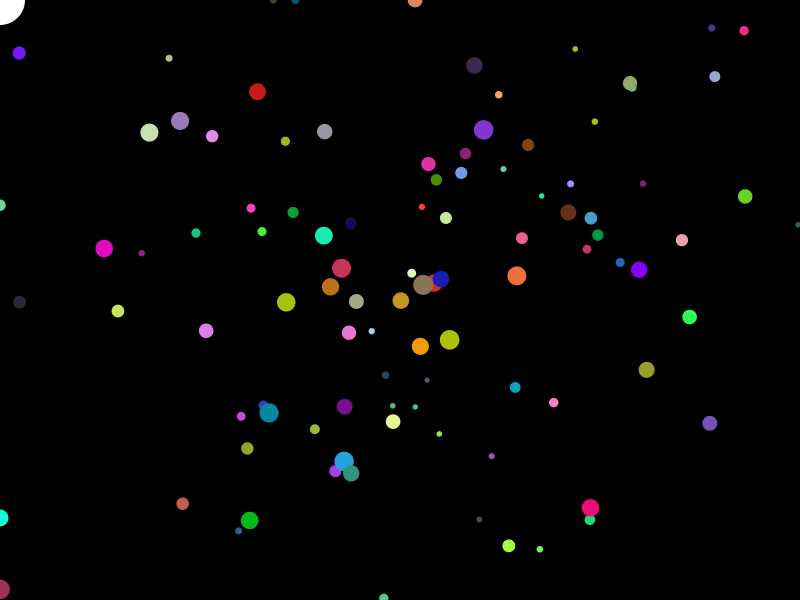
Frame 1 (no input)
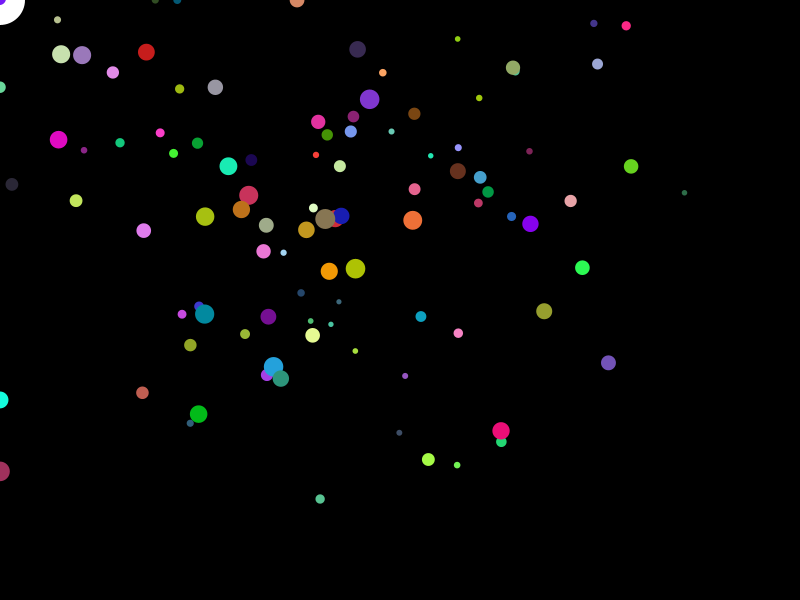
Frame 60 (the mouse pressed at the canvas centre just before this capture)
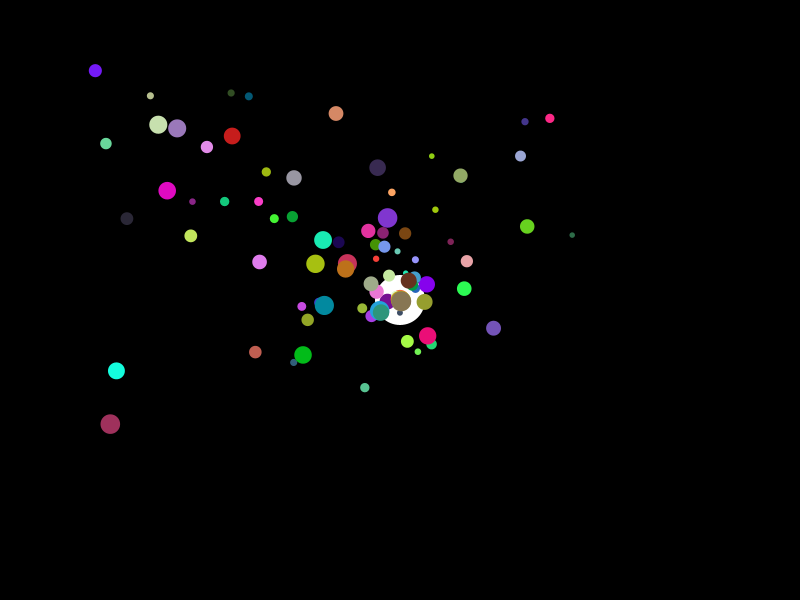
Frame 120 (the mouse held since frame 60 and released just before this capture)

The Processing sketch that drew these frames (run headless with seeded random() and noise(); from frame 60 on, the mouse is pressed at the canvas centre):

// Processing sketch: Midterm_BlackHoleSimulation
// ── Midterm_BlackHoleSimulation.pde
PVector blackHole;  // Black hole location
float blackHoleSize = 50;  // Black hole size
int resetFrames = 600;  // How many frames are reset every
int frameCounter = 0;  // Frame counter

Walker[] matter;  // Object array
int matterCount = 100;  // Number of objects

void setup() {
size(800, 600);  // Canvas size
background(0);  // Black background
matter = new Walker[matterCount];  // Initializes the object array

// Initialize the black hole
spawnBlackHole();

// Initialize the object
for (int i = 0;  i < matter.length;  i++) {
matter[i] = new Walker();
}
}

void draw() {
background(0);  // Clear screen per frame

// If there is an extra component, the black hole follows the mouse
blackHole.set(mouseX, mouseY);  // Black hole follows mouse

// Draw black holes
fill(255);
noStroke();
ellipse(blackHole.x, blackHole.y, blackHoleSize, blackHoleSize);

// Draw and move objects
for (Walker w : matter) {
w.moveTowards(blackHole);  // The object moves towards the black hole
w.display();  // Show the object
}

// Reset the logic
frameCounter++;
if (frameCounter >= resetFrames) {
spawnBlackHole();  // Reset the black hole
for (int i = 0;  i < matter.length;  i++) {
matter[i] = new Walker();  // Reset the object
}
frameCounter = 0;  // Reset the frame count
}
}

void spawnBlackHole() {
blackHole = new PVector(random(width), random(height));  // Randomly generate black hole locations
}

// Object class
class Walker {
PVector position;  // Object location
float size;  // Object size
int r, g, b;  // Object color

Walker() {
// Use Gaussian distribution to generate position
float meanX = width / 2;
float meanY = height / 2;
float stdDevX = width / 4;
float stdDevY = height / 4;
position = new PVector(
constrain((float) randomGaussian() * stdDevX + meanX, 0, width),
constrain((float) randomGaussian() * stdDevY + meanY, 0, height)
);

// Random size and color
size = random(5, 20);
r = (int) random(255);
g = (int) random(255);
b = (int) random(255);
}

void moveTowards(PVector target) {
// Calculate the direction vector
PVector direction = PVector.sub(target, position);
direction.normalize();  // Normalized direction vector
direction.mult(2);  // Set the movement speed
position.add(direction);  // Update location
}

void display() {
fill(r, g, b);
noStroke();
ellipse(position.x, position.y, size, size);
}
}
